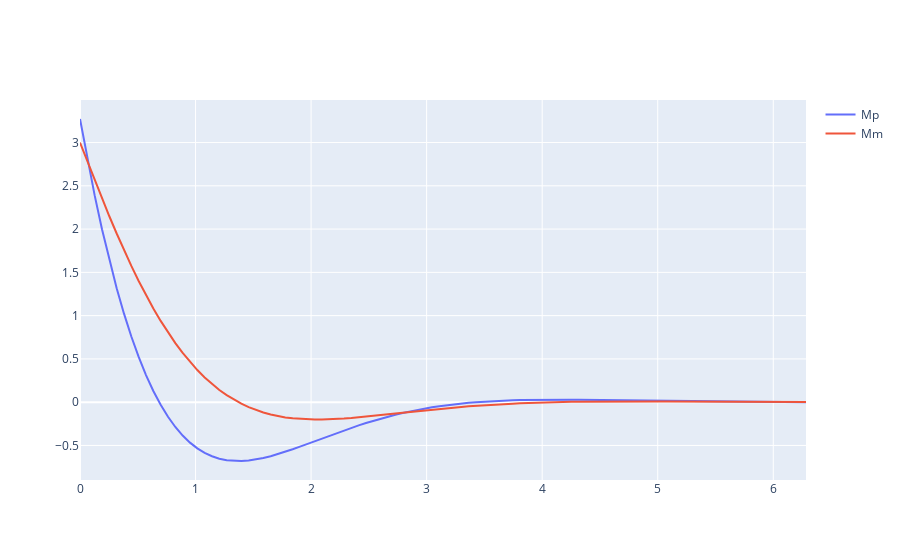

Notebook code for this chart:
### Markdown cell above
**Viga Finita**

### Code cell
from sympy import *
import numpy as np
import plotly.graph_objects as go
ko=10 # Modulo de balasto
B=60 # cm Ancho de la cimentacion
h=20 # cm Altura de la cimentacion
E=15000*210**.5 # kgf/cm2 Modulo de elasticidad de la cimentacion
I=B*h**3/12 # cm4 Momento de inercia de la cimentacion
P=15 # tnf Carga aplicada
M=6 # tnf-m Momento aplicado
x=np.linspace(0,2*np.pi,100) # adimensional
beta=((ko*B)/(4*E*I))**(1/4)*100 # 1/m Cuidado !
l_beta=1/beta # m Longitud caracteristica
Mp=P/(4*beta)*np.exp(-beta*x)*(np.cos(beta*x)-np.sin(beta*x)) # tnf-m Momento de reaccion
Mm=M/2*np.exp(-beta*x)*np.cos(beta*x) # tnf-m Momento de reaccion
fig=go.Figure()
fig.add_trace(go.Scatter(x=x,y=Mp,name='Mp'))
fig.add_trace(go.Scatter(x=x,y=Mm,name='Mm'))
fig.show()
